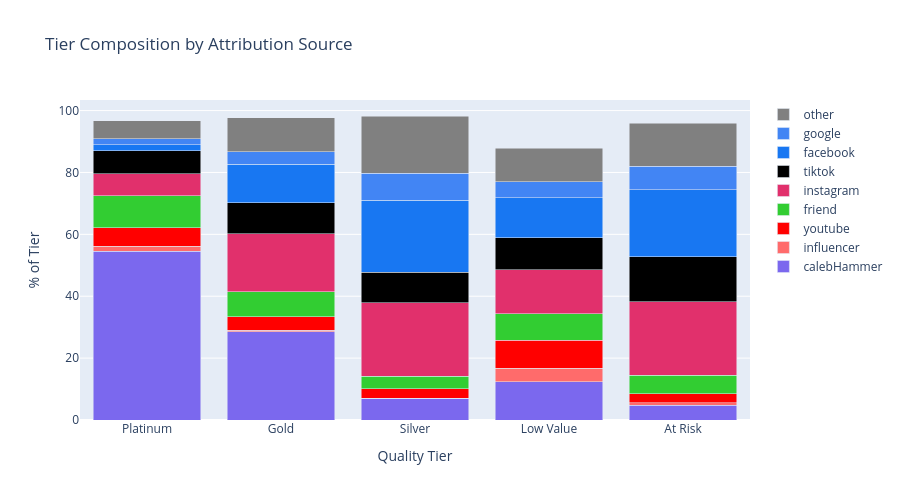

Notebook cell for this chart:
### Code cell
# Composition: what % of each tier comes from which source?
comp_data = []
for tier in tier_order:
    sub = all_active[all_active['tier'] == tier]
    for src in sources:
        pct = (sub['attr_source'] == src).mean() * 100
        comp_data.append({'Tier': tier, 'Source': src, 'Pct': pct})

comp_df = pd.DataFrame(comp_data)

fig = go.Figure()
for src in sources:
    src_data = comp_df[comp_df['Source'] == src]
    fig.add_trace(go.Bar(
        name=src, x=src_data['Tier'], y=src_data['Pct'],
        marker_color=SOURCE_COLORS.get(src, '#808080')
    ))

fig.update_layout(
    barmode='stack', height=500, width=900,
    title='Tier Composition by Attribution Source',
    yaxis_title='% of Tier', xaxis_title='Quality Tier'
)
fig.show()

### Figure 1 — Plotly figure (JSON) as saved in the notebook; plotly's stock layout.template omitted (floating-point values rounded to 4 significant figures)
{"data": [{"marker": {"color": "#7B68EE"}, "name": "calebHammer", "type": "bar", "x": ["Platinum", "Gold", "Silver", "Low Value", "At Risk"], "y": [54.48, 28.46, 7.083, 12.42, 4.7]}, {"marker": {"color": "#FF6B6B"}, "name": "influencer", "type": "bar", "x": ["Platinum", "Gold", "Silver", "Low Value", "At Risk"], "y": [1.635, 0.4981, 0.02721, 4.382, 0.8153]}, {"marker": {"color": "#FF0000"}, "name": "youtube", "type": "bar", "x": ["Platinum", "Gold", "Silver", "Low Value", "At Risk"], "y": [6.066, 4.38, 2.956, 9.043, 3.006]}, {"marker": {"color": "#32CD32"}, "name": "friend", "type": "bar", "x": ["Platinum", "Gold", "Silver", "Low Value", "At Risk"], "y": [10.23, 8.159, 4.054, 8.464, 5.983]}, {"marker": {"color": "#E1306C"}, "name": "instagram", "type": "bar", "x": ["Platinum", "Gold", "Silver", "Low Value", "At Risk"], "y": [7.166, 18.72, 23.79, 14.3, 23.69]}, {"marker": {"color": "#000000"}, "name": "tiktok", "type": "bar", "x": ["Platinum", "Gold", "Silver", "Low Value", "At Risk"], "y": [7.434, 10.07, 9.821, 10.38, 14.56]}, {"marker": {"color": "#1877F2"}, "name": "facebook", "type": "bar", "x": ["Platinum", "Gold", "Silver", "Low Value", "At Risk"], "y": [1.873, 12.42, 23.25, 12.9, 21.69]}, {"marker": {"color": "#4285F4"}, "name": "google", "type": "bar", "x": ["Platinum", "Gold", "Silver", "Low Value", "At Risk"], "y": [2.052, 3.968, 8.724, 5.15, 7.527]}, {"marker": {"color": "#808080"}, "name": "other", "type": "bar", "x": ["Platinum", "Gold", "Silver", "Low Value", "At Risk"], "y": [5.798, 10.99, 18.55, 10.71, 13.95]}], "layout": {"barmode": "stack", "height": 500, "title": {"text": "Tier Composition by Attribution Source"}, "width": 900, "xaxis": {"title": {"text": "Quality Tier"}}, "yaxis": {"title": {"text": "% of Tier"}}}}
